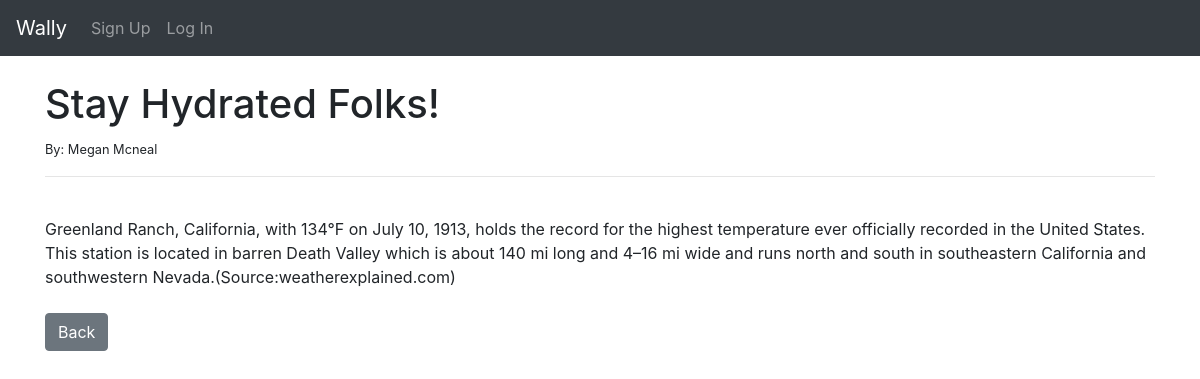
Screenshot of /article/32 with the database file from the repository.
### thewally/models.py (models this page shows)
class Post(models.Model):
    title = models.CharField(max_length=255)
    title_tag = models.CharField(max_length=255)
    author = models.ForeignKey(User, on_delete=models.CASCADE)
    body = models.TextField()

### thewally/views.py (the view)
# urls.py: path('article/<int:pk>', ArticleDetailView.as_view(), name='article-detail'),
class ArticleDetailView(DetailView):
    model = Post
    template_name = 'article_details.html'

### thewally/templates/article_details.html (shortened to what this page needs)
{% extends 'base.html' %}
{% block content %}
<h1>{{ post.title }}</h1>
<small>By: {{ post.author.first_name}} {{ post.author.last_name}}
</small><br/>
<hr>
<br/>
{{ post.body }}
<br/><br/>
<a href="{% url 'home' %}"
class="btn btn-secondary">Back</a>
{% endblock %}

### rows the page displays
Post: title "Stay Hydrated Folks!", author.first_name "Megan", author.last_name "Mcneal", body "Greenland Ranch, California, with 134°F on July 10, 1913, holds the record for the highest temperature ever officially recorded in the United States. This station is located in barren Death Valley which is about 140 mi long and 4–16 mi wide and runs north and south in southeastern California and southwestern Nevada.(Source:weatherexplained.com)"
